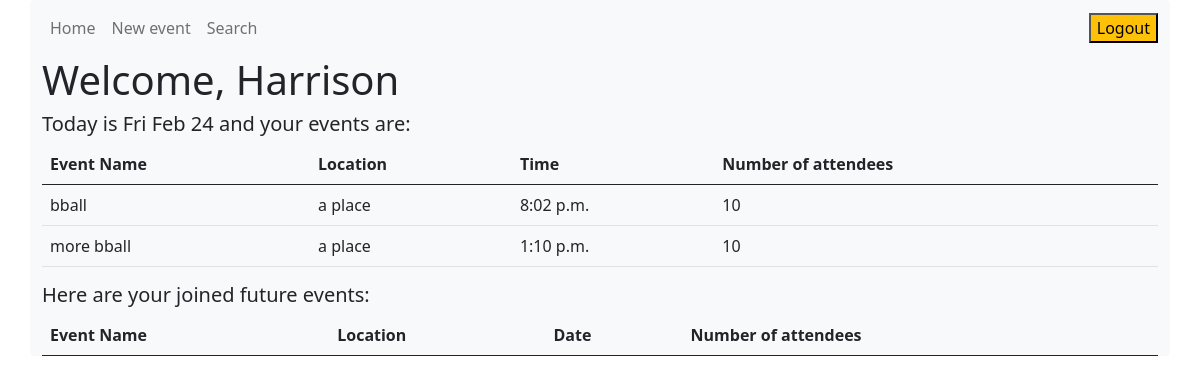
Page /dashboard/ (signed in) on the committed database.
### neighborhood_events_app/models.py (models this page shows, shortened)
class User(models.Model):
    first_name = models.CharField(max_length=255)
    last_name = models.CharField(max_length=255)
    email = models.CharField(max_length=255)
    password = models.CharField(max_length=255)
    dob = models.DateField()
    created_at = models.DateTimeField(auto_now_add=True)
    updated_at = models.DateTimeField(auto_now=True)
    objects = UserManager()

class Event(models.Model):
    title = models.CharField(max_length=255)
    date = models.DateField()
    time = models.TimeField()
    max_attendees = models.IntegerField()
    information = models.CharField(max_length=255)
    location = models.CharField(max_length=255)
    created_at = models.DateTimeField(auto_now_add=True)
    updated_at = models.DateTimeField(auto_now=True)
    objects = EventManager()
    user = models.ForeignKey(User, related_name= "events", on_delete=models.CASCADE)
    attendees = models.ManyToManyField(User, related_name="attendees")

### neighborhood_events_app/views.py (the view)
# urls.py: path('dashboard/', views.dashboard),
def dashboard(request):
    user = User.objects.get(id=request.session['id'])
    context = {
        'one_user' : User.objects.get(id=request.session['id']),
        'user_events' : Event.objects.filter(user = User.objects.get(id=request.session['id'])),
        'todays_date' : todays_date.strftime("%a %b %d"),
        'future_events' : user.attendees.all()
    }
    return render(request, "dashboard.html", context)

### neighborhood_events_app/templates/dashboard.html (shortened to what this page needs)
{% extends 'base.html' %}
{% block content %}
<nav class="navbar navbar-expand-lg navbar-light bg-light">
    <div class="collapse navbar-collapse" id="navbarNavDropdown">
        <ul class="navbar-nav">
            <li class="nav-item active">
                <a class="nav-link" href="#">Home </span></a>
            </li>
            <li class="nav-item">
                <a class="nav-link" href="/create/event">New event</a>
            </li>
            <li class="nav-item">
                <a class="nav-link" href="/search">Search</a>
            </li>
        </ul>
    </div>
    <div class="sub-header">
        <div>
            <form  action="/logout">
                <button class="action_button bg-warning" type="submit">Logout</button>
            </form>
        </div>
    </div>
</nav>
<body>
    <h1>Welcome, {{one_user.first_name}} </h1>
    <h5 class="page_title">Today is {{todays_date}} and your events are:</h5>
    <table class="table">
        <thead>
            <th>Event Name</th>
            <th>Location</th>
            <th>Time</th>
            <th>Number of attendees</th>
        </thead>
        <tbody>
            {% for event in user_events %}
            <tr>
                <td>{{event.title}}</td>
                <td>{{event.location}}</td>
                <td>{{event.time}}</td>
                <td>{{event.max_attendees}}</td>
            </tr>
            {% endfor %}
        </tbody>
    </table>
    <h5 class="page_title">Here are your joined future events:</h5>
    <table class="table">
        <thead>
            <th>Event Name</th>
            <th>Location</th>
            <th>Date</th>
            <th>Number of attendees</th>
        </thead>
    </table>
</body>
{% endblock %}

### rows in the picture
User: first_name "Harrison"
Event: title "bball", location "a place", time "8:02 p.m.", max_attendees "10"
Event: title "more bball", location "a place", time "1:10 p.m.", max_attendees "10"

### other values in the picture
{{ todays_date }} "Fri Feb 24"
